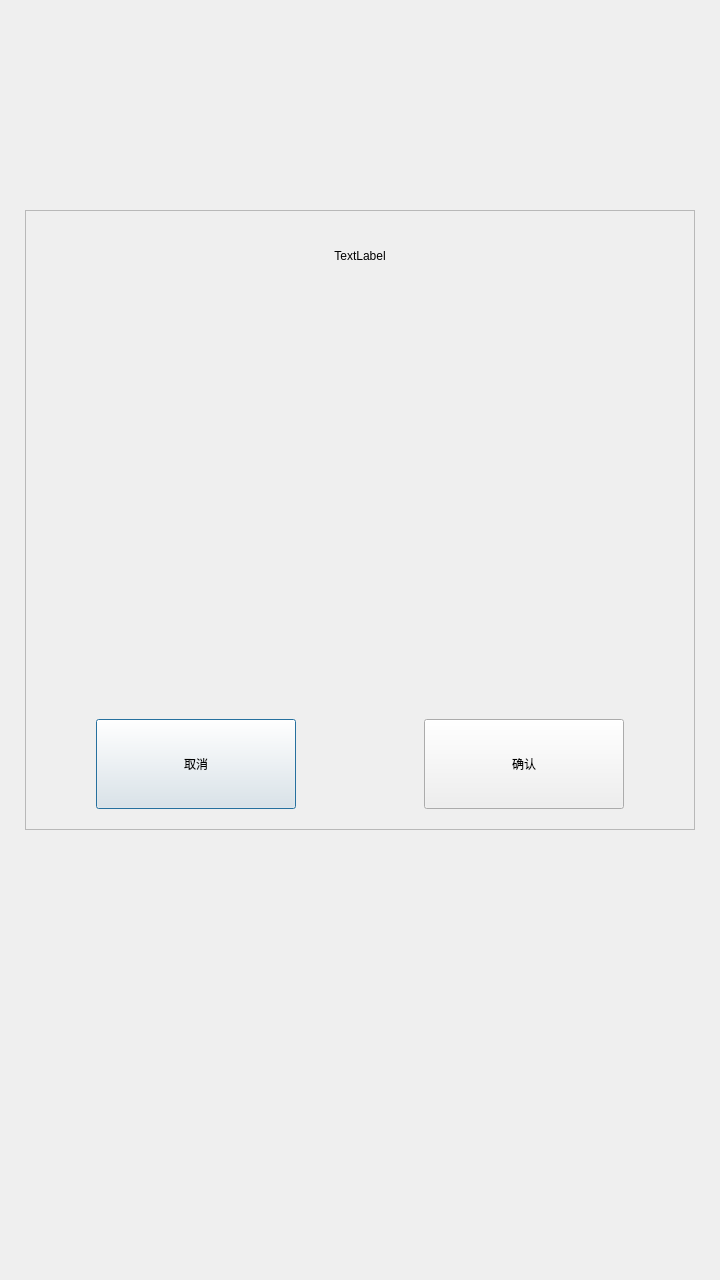
<?xml version="1.0" encoding="UTF-8"?>
<ui version="4.0">
 <class>Dialog_Base</class>
 <widget class="QDialog" name="Dialog_Base">
  <property name="geometry">
   <rect>
    <x>0</x>
    <y>0</y>
    <width>720</width>
    <height>1280</height>
   </rect>
  </property>
  <property name="minimumSize">
   <size>
    <width>720</width>
    <height>1280</height>
   </size>
  </property>
  <property name="windowTitle">
   <string>Dialog</string>
  </property>
  <layout class="QVBoxLayout" name="verticalLayout_2">
   <property name="spacing">
    <number>0</number>
   </property>
   <property name="leftMargin">
    <number>0</number>
   </property>
   <property name="topMargin">
    <number>0</number>
   </property>
   <property name="rightMargin">
    <number>0</number>
   </property>
   <property name="bottomMargin">
    <number>0</number>
   </property>
   <item>
    <layout class="QVBoxLayout" name="verticalLayout">
     <property name="spacing">
      <number>0</number>
     </property>
     <item>
      <spacer name="verticalSpacer">
       <property name="orientation">
        <enum>Qt::Vertical</enum>
       </property>
       <property name="sizeType">
        <enum>QSizePolicy::Minimum</enum>
       </property>
       <property name="sizeHint" stdset="0">
        <size>
         <width>20</width>
         <height>210</height>
        </size>
       </property>
      </spacer>
     </item>
     <item>
      <layout class="QHBoxLayout" name="horizontalLayout">
       <property name="spacing">
        <number>0</number>
       </property>
       <item>
        <spacer name="horizontalSpacer">
         <property name="orientation">
          <enum>Qt::Horizontal</enum>
         </property>
         <property name="sizeHint" stdset="0">
          <size>
           <width>40</width>
           <height>20</height>
          </size>
         </property>
        </spacer>
       </item>
       <item>
        <widget class="QFrame" name="dialog_show">
         <property name="minimumSize">
          <size>
           <width>670</width>
           <height>620</height>
          </size>
         </property>
         <property name="maximumSize">
          <size>
           <width>670</width>
           <height>620</height>
          </size>
         </property>
         <property name="frameShape">
          <enum>QFrame::StyledPanel</enum>
         </property>
         <property name="frameShadow">
          <enum>QFrame::Raised</enum>
         </property>
         <layout class="QVBoxLayout" name="verticalLayout_3">
          <property name="leftMargin">
           <number>10</number>
          </property>
          <property name="topMargin">
           <number>20</number>
          </property>
          <property name="rightMargin">
           <number>10</number>
          </property>
          <property name="bottomMargin">
           <number>20</number>
          </property>
          <item>
           <widget class="QLabel" name="show_title">
            <property name="minimumSize">
             <size>
              <width>0</width>
              <height>50</height>
             </size>
            </property>
            <property name="maximumSize">
             <size>
              <width>16777215</width>
              <height>50</height>
             </size>
            </property>
            <property name="text">
             <string>TextLabel</string>
            </property>
            <property name="alignment">
             <set>Qt::AlignCenter</set>
            </property>
           </widget>
          </item>
          <item>
           <widget class="QWidget" name="content_widget" native="true">
            <property name="minimumSize">
             <size>
              <width>0</width>
              <height>400</height>
             </size>
            </property>
            <layout class="QVBoxLayout" name="verticalLayout_5">
             <property name="spacing">
              <number>0</number>
             </property>
             <property name="leftMargin">
              <number>0</number>
             </property>
             <property name="topMargin">
              <number>0</number>
             </property>
             <property name="rightMargin">
              <number>0</number>
             </property>
             <property name="bottomMargin">
              <number>0</number>
             </property>
             <item>
              <layout class="QVBoxLayout" name="content_layout">
               <property name="spacing">
                <number>0</number>
               </property>
               <property name="leftMargin">
                <number>20</number>
               </property>
               <property name="topMargin">
                <number>20</number>
               </property>
               <property name="rightMargin">
                <number>20</number>
               </property>
               <property name="bottomMargin">
                <number>20</number>
               </property>
              </layout>
             </item>
            </layout>
           </widget>
          </item>
          <item>
           <layout class="QHBoxLayout" name="horizontalLayout_2">
            <property name="leftMargin">
             <number>60</number>
            </property>
            <property name="rightMargin">
             <number>60</number>
            </property>
            <item>
             <widget class="QPushButton" name="bt_cancel">
              <property name="minimumSize">
               <size>
                <width>200</width>
                <height>90</height>
               </size>
              </property>
              <property name="text">
               <string>取消</string>
              </property>
             </widget>
            </item>
            <item>
             <spacer name="horizontalSpacer_3">
              <property name="orientation">
               <enum>Qt::Horizontal</enum>
              </property>
              <property name="sizeHint" stdset="0">
               <size>
                <width>40</width>
                <height>20</height>
               </size>
              </property>
             </spacer>
            </item>
            <item>
             <widget class="QPushButton" name="bt_confirm">
              <property name="minimumSize">
               <size>
                <width>200</width>
                <height>90</height>
               </size>
              </property>
              <property name="text">
               <string>确认</string>
              </property>
             </widget>
            </item>
           </layout>
          </item>
         </layout>
        </widget>
       </item>
       <item>
        <spacer name="horizontalSpacer_2">
         <property name="orientation">
          <enum>Qt::Horizontal</enum>
         </property>
         <property name="sizeHint" stdset="0">
          <size>
           <width>40</width>
           <height>20</height>
          </size>
         </property>
        </spacer>
       </item>
      </layout>
     </item>
     <item>
      <spacer name="verticalSpacer_2">
       <property name="orientation">
        <enum>Qt::Vertical</enum>
       </property>
       <property name="sizeHint" stdset="0">
        <size>
         <width>20</width>
         <height>40</height>
        </size>
       </property>
      </spacer>
     </item>
    </layout>
   </item>
  </layout>
 </widget>
 <resources/>
 <connections/>
</ui>
